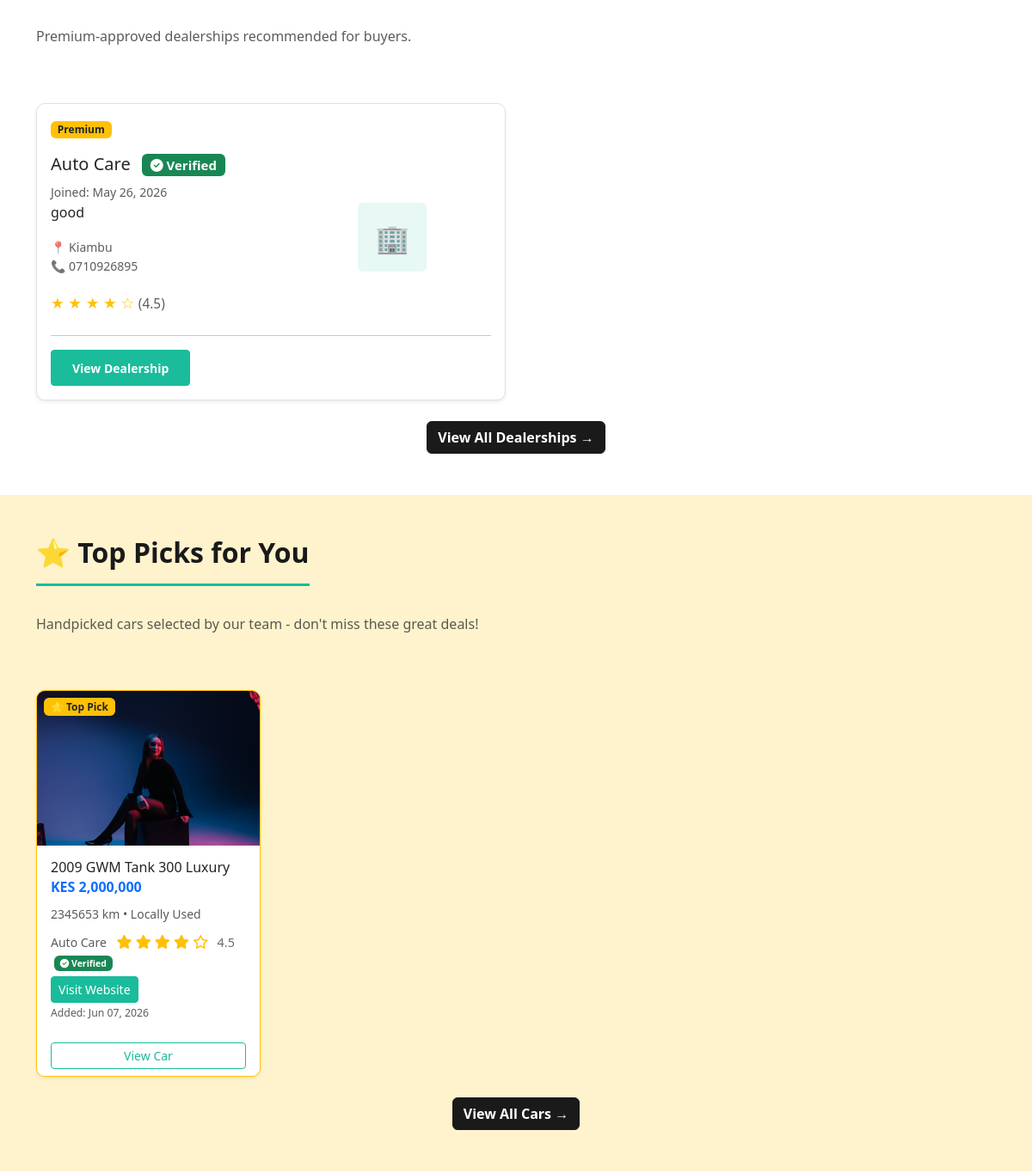
/ (middle part), run on an earlier commit of the app's database.
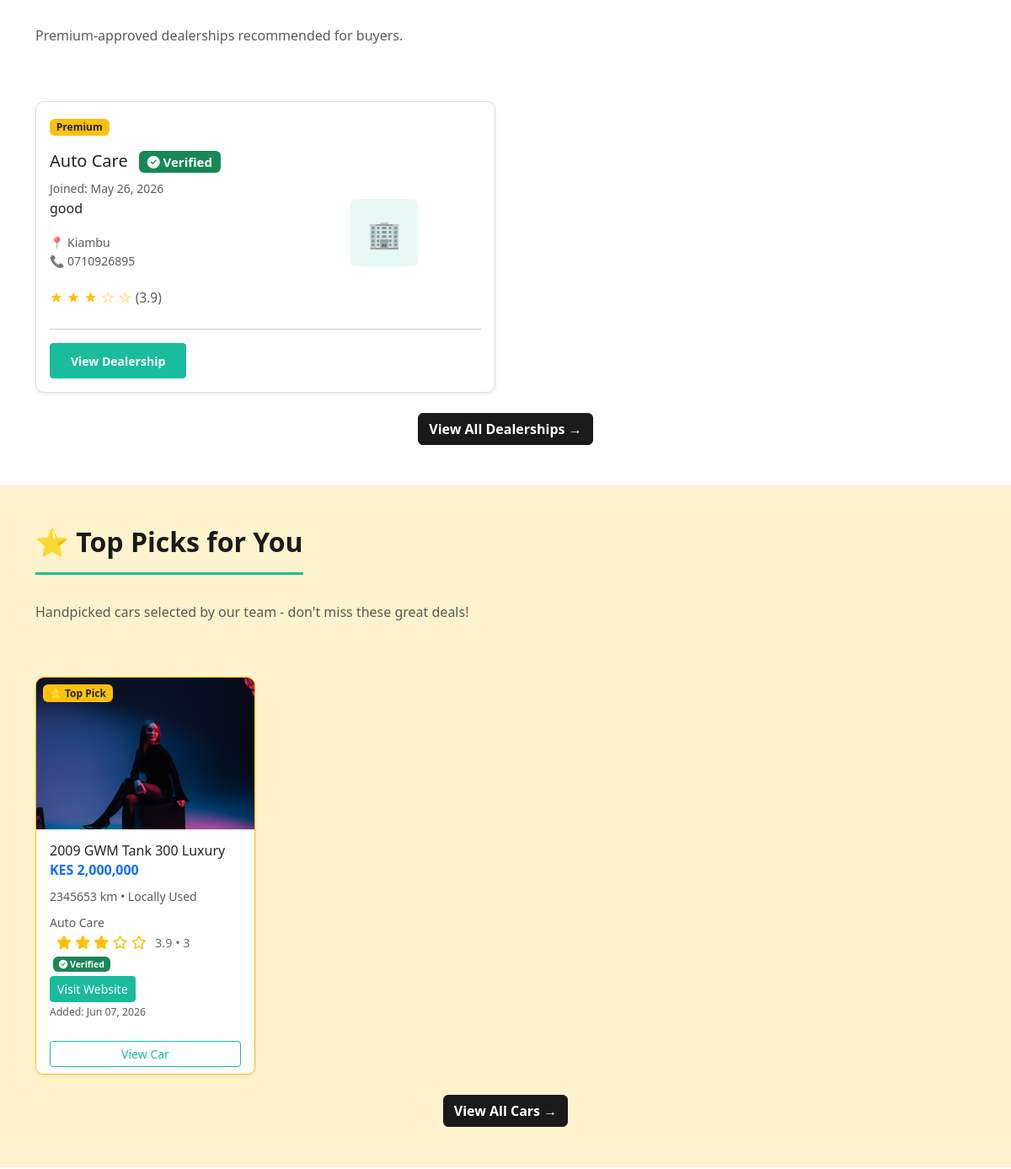
And on a later commit of the database.
### myapp/models.py (models this page shows, shortened)
class Dealership(models.Model):
    user = models.OneToOneField(User, on_delete=models.CASCADE, related_name='dealership')
    company_name = models.CharField(max_length=255)
    description = models.TextField()
    logo = models.ImageField(upload_to='dealership_logos/', null=True, blank=True)
    website = models.URLField(blank=True)
    instagram_url = models.URLField(blank=True)
    facebook_url = models.URLField(blank=True)
    twitter_url = models.URLField(blank=True)
    youtube_url = models.URLField(blank=True)
    linkedin_url = models.URLField(blank=True)
    tiktok_url = models.URLField(blank=True)
    email = models.EmailField()
    phone_number = models.CharField(max_length=15)
    location = models.CharField(max_length=255)  # City/Area in Kenya
    area_code = models.CharField(max_length=20, blank=True, help_text="Area code (e.g., 00100 for Nairobi CBD)")
    latitude = models.FloatField(null=True, blank=True)  # For Google Maps
    longitude = models.FloatField(null=True, blank=True)  # For Google Maps
    address = models.TextField()
    business_certificate = models.FileField(upload_to='dealership_certificates/', null=True, blank=False)
    is_approved = models.BooleanField(default=False)  # Dealership must be approved to be active
    is_premium = models.BooleanField(default=False)  # Premium dealerships appear as top picks on the home page
    is_verified = models.BooleanField(default=False)  # Admin-controlled verified badge for trusted dealerships
    RESPONSE_TIME_CHOICES = [
        ('10_min', '10 min'),
        ('1_hr', '1 hr'),
        ('3_hr', '3 hr'),
        ('6_hr', '6 hr'),
        ('24_hr', '24 hr'),
    ]
    response_time_badge_enabled = models.BooleanField(default=False)
    response_time_badge_choice = models.CharField(
        max_length=20,
        choices=RESPONSE_TIME_CHOICES,
        blank=True,
        default=''
    )
    rating = models.FloatField(default=0, validators=[MinValueValidator(0), MaxValueValidator(5)])
    created_at = models.DateTimeField(auto_now_add=True)
    updated_at = models.DateTimeField(auto_now=True)

class Car(models.Model):
    FUEL_CHOICES = [
        ('petrol', 'Petrol'),
        ('diesel', 'Diesel'),
        ('hybrid', 'Hybrid'),
        ('electric', 'Electric'),
    ]
    TRANSMISSION_CHOICES = [
        ('manual', 'Manual'),
        ('automatic', 'Automatic'),
    ]
    CONDITION_CHOICES = [
        ('brand_new', 'Brand New'),
        ('used_locally', 'Locally Used'),
        ('used_foreignly', 'Foreignly Used'),
    ]
    ENGINE_SIZE_CHOICES = [
        ('0.6', '0.6L'),
        ('0.7', '0.7L'),
        ('0.8', '0.8L'),
        ('0.9', '0.9L'),
        ('1.0', '1.0L'),
        ('1.1', '1.1L'),
        ('1.2', '1.2L'),
        ('1.3', '1.3L'),
        ('1.4', '1.4L'),
        ('1.5', '1.5L'),
        ('1.6', '1.6L'),
        ('1.7', '1.7L'),
        ('1.8', '1.8L'),
        ('1.9', '1.9L'),
        ('2.0', '2.0L'),
        ('2.2', '2.2L'),
        ('2.3', '2.3L'),
        ('2.4', '2.4L'),
        ('2.5', '2.5L'),
        ('2.7', '2.7L'),
        ('2.8', '2.8L'),
        ('3.0', '3.0L'),
        ('3.2', '3.2L'),
        ('3.3', '3.3L'),
        ('3.5', '3.5L'),
        ('3.6', '3.6L'),
        ('3.8', '3.8L'),
        ('4.0', '4.0L'),
        ('4.2', '4.2L'),
        ('4.4', '4.4L'),
        ('4.6', '4.6L'),
        ('4.7', '4.7L'),
        ('5.0', '5.0L'),
        ('5.2', '5.2L'),
        ('5.5', '5.5L'),
        ('5.7', '5.7L'),
        ('6.0', '6.0L'),
        ('6.2', '6.2L'),
        ('6.4', '6.4L'),
        ('6.5', '6.5L'),
        ('other', 'Other'),
    ]
    DOORS_CHOICES = [
        (2, '2 Doors'),
        (3, '3 Doors'),
        (4, '4 Doors'),
        (5, '5 Doors'),
    ]
    BODY_TYPE_CHOICES = [
        ('sedan', 'Sedan'),
        ('suv', 'SUV'),
        ('hatchback', 'Hatchback'),
        ('coupe', 'Coupe'),
        ('convertible', 'Convertible'),
        ('wagon', 'Wagon'),
        ('pickup', 'Pickup'),
        ('van', 'Van'),
        ('other', 'Other'),
    ]
    OWNERS_CHOICES = [
        (0, '0 Owners'),
        (1, '1 Owner'),
        (2, '2 Owners'),
        (3, '3+ Owners'),
    ]
    dealership = models.ForeignKey(Dealership, on_delete=models.CASCADE, related_name='cars')
    title = models.CharField(max_length=255)
    make = models.CharField(max_length=100)  # Toyota, BMW, etc.
    model = models.CharField(max_length=100)  # Camry, 3 Series, etc.
    variant = models.CharField(max_length=100, blank=True)
    year = models.IntegerField(validators=[MinValueValidator(1990), MaxValueValidator(datetime.now().year + 1)])
    price = models.DecimalField(max_digits=12, decimal_places=2)
    mileage = models.IntegerField()  # in kilometers
    fuel_type = models.CharField(max_length=20, choices=FUEL_CHOICES)
    transmission = models.CharField(max_length=20, choices=TRANSMISSION_CHOICES)
    condition = models.CharField(max_length=20, choices=CONDITION_CHOICES)
    color = models.CharField(max_length=50)
    exterior_color = models.CharField(max_length=100, blank=True, help_text="Exterior paint color (e.g., Pearl White, Jet Black)")
    interior_color = models.CharField(max_length=100, blank=True, help_text="Interior color scheme (e.g., Black, Beige, Two-Tone)")
    seat_material = models.CharField(max_length=100, blank=True, help_text="Seat material type (e.g., Leather, Cloth, Nappa Leather)")
    interior_trim = models.CharField(max_length=100, blank=True, help_text="Interior trim material (e.g., Piano Black, Carbon Fiber, Wood Trim)")
    seats = models.IntegerField(default=5)
    engine_size = models.CharField(max_length=10, choices=ENGINE_SIZE_CHOICES, blank=True)
    doors = models.IntegerField(choices=DOORS_CHOICES, blank=True, null=True)
    body_type = models.CharField(max_length=20, choices=BODY_TYPE_CHOICES, blank=True)
    previous_owners = models.IntegerField(choices=OWNERS_CHOICES, blank=True, null=True)
    description = models.TextField()
    main_image = models.ImageField(upload_to='car_images/', null=True, blank=True)
    image2 = models.ImageField(upload_to='car_images/', null=True, blank=True)
    image3 = models.ImageField(upload_to='car_images/', null=True, blank=True)
    image4 = models.ImageField(upload_to='car_images/', null=True, blank=True)
    features = models.TextField(help_text="Comma-separated list of features")  # e.g., "ABS, Power Steering, AC, etc."
    is_sold = models.BooleanField(default=False)  # Mark car as sold
    is_approved = models.BooleanField(default=False)  # Must be approved by admin to appear
    is_premium = models.BooleanField(default=False)  # Premium cars appear in best cars section on home page
    is_top_pick = models.BooleanField(default=False)  # Top pick cars appear prominently on home page
    submitted_for_review = models.BooleanField(default=False)  # Dealership submitted for admin review
    submitted_at = models.DateTimeField(null=True, blank=True)  # When car was submitted for review
    created_at = models.DateTimeField(auto_now_add=True)
    updated_at = models.DateTimeField(auto_now=True)
    class Meta:
        ordering = ['-created_at']

### myapp/views.py (the view, shortened to what this page needs)
# urls.py: path('', views.home, name='home'),
def home(request):
    form = CarSearchForm(request.GET or None)
    cars = Car.objects.select_related('dealership').filter(is_sold=False, is_approved=True)  # Exclude sold cars and unapproved
    dealerships = Dealership.objects.filter(is_approved=True)  # Only show approved dealerships
    premium_dealerships = dealerships.filter(is_premium=True).order_by('-rating')[:4]
    highlighted_dealerships = premium_dealerships if premium_dealerships.exists() else dealerships.order_by('-rating')[:4]
    premium_cars = Car.objects.select_related('dealership').filter(
        is_sold=False,
        is_approved=True,
        is_premium=True
    ).order_by('-created_at')[:8]
    top_pick_cars = Car.objects.select_related('dealership').filter(
        is_sold=False,
        is_approved=True,
        is_top_pick=True
    ).order_by('-created_at')[:8]
    featured_cars = cars[:12]
    context = {
        'form': form,
        'cars': cars,
        'featured_cars': featured_cars,
        'dealerships': dealerships,
        'highlighted_dealerships': highlighted_dealerships,
        'best_cars': premium_cars,
        'top_pick_cars': top_pick_cars,
        'google_maps_api_key': settings.GOOGLE_MAPS_API_KEY,
    }
    return render(request, 'home.html', context)

### myapp/Templates/home.html (shortened to what the changed rows need)
{% extends 'base.html' %}
{% load humanize %}
{% block content %}
{% if highlighted_dealerships %}
    <section class="py-5">
        <div class="container">
            <div class="row g-4">
                {% for dealership in highlighted_dealerships %}
                    <div class="col-lg-6 col-md-12">
                        <div class="card shadow-sm">
                            <div class="card-body">
                                <div class="d-flex justify-content-between align-items-start mb-3">
                                    <div>
                                        {% if dealership.is_premium %}
                                            <span class="badge bg-warning text-dark">Premium</span>
                                        {% endif %}
                                    </div>
                                </div>
                                <div class="row align-items-center">
                                    <div class="col-md-8">
                                        <h5 class="card-title">
                                            {{ dealership.company_name }}
                                            {% if dealership.is_verified %}
                                                <span class="badge bg-success text-white ms-2"><i class="fas fa-check-circle"></i> Verified</span>
                                            {% endif %}
                                        </h5>
                                        <small class="text-muted d-block">Joined: {{ dealership.created_at|date:"M d, Y" }}</small>
                                        <p class="card-text">{{ dealership.description|truncatewords:20 }}</p>
                                        <p class="text-muted small">
                                            📍 {{ dealership.location }}<br>
                                            📞 {{ dealership.phone_number }}
                                        </p>
                                        <div class="stars mb-2">
                                            {% for i in "12345" %}
                                                {% if forloop.counter <= dealership.rating %}
                                                    ★
                                                {% else %}
                                                    ☆
                                                {% endif %}
                                            {% endfor %}
                                            <small class="text-muted">({{ dealership.rating|floatformat:1 }})</small>
                                        </div>
                                    </div>
                                    <div class="col-md-4 text-end">
                                        {% if dealership.logo %}
                                            <img src="{{ dealership.logo.url }}" alt="{{ dealership.company_name }}"
                                                 style="max-width: 80px; max-height: 80px; object-fit: contain;">
                                        {% else %}
                                            <div class="bg-light-accent p-3 rounded" style="width: 80px; height: 80px; display: flex; align-items: center; justify-content: center;">
                                                <span class="text-accent" style="font-size: 2rem;">🏢</span>
                                            </div>
                                        {% endif %}
                                    </div>
                                </div>
                                <hr>
                                <a href="/dealership/{{ dealership.id }}/" class="btn btn-primary btn-sm">
                                    View Dealership
                                </a>
                            </div>
                        </div>
                    </div>
                {% endfor %}
            </div>
        </div>
    </section>
{% endif %}
{% if top_pick_cars %}
    <section class="py-5" style="background-color: #fff3cd;">
        <div class="container">
            <div class="row mb-5">
                <div class="col-12">
                <h2 class="section-title">⭐ Top Picks for You</h2>
                </div>
            </div>
            <div class="row g-4">
                {% for car in top_pick_cars %}
                    <div class="col-lg-3 col-md-6">
                        <div class="card h-100 shadow-sm border-warning">
                            <div style="height: 180px; overflow: hidden; position: relative;">
                                {% if car.main_image %}
                                    <img src="{{ car.main_image.url }}" class="card-img-top" alt="{{ car.title }}" style="width: 100%; height: 100%; object-fit: cover;">
                                {% else %}
                                    <div class="bg-light d-flex align-items-center justify-content-center" style="width: 100%; height: 100%;">
                                        <span class="text-muted">No Image</span>
                                    </div>
                                {% endif %}
                                <span class="badge bg-warning text-dark position-absolute top-0 start-0 m-2">⭐ Top Pick</span>
                            </div>
                            <div class="card-body">
                                <h5 class="card-title fs-6 mb-0">{{ car.year }} {{ car.make }} {{ car.model }}{% if car.variant %} {{ car.variant }}{% endif %}</h5>
                                <p class="mb-2 text-primary fw-bold">KES {{ car.price|floatformat:0|intcomma }}</p>
                                <p class="mb-2 text-muted small">{{ car.mileage }} km • {{ car.get_condition_display }}</p>
                                <div class="mb-0 text-muted small">
                                    {{ car.dealership.company_name }}
                                    {% include 'includes/dealership_rating.html' with dealership=car.dealership %}
                                    {% if car.dealership.is_verified %}
                                        <span class="badge bg-success text-white small ms-1"><i class="fas fa-check-circle"></i> Verified</span>
                                    {% endif %}
                                    {% if car.dealership.website %}
                                        <br>
                                        <a href="{{ car.dealership.website }}" target="_blank" rel="noopener noreferrer" onclick="trackClick('website')" class="btn btn-website btn-sm mt-1">Visit Website</a>
                                    {% endif %}
                                    <br>
                                    <small class="text-muted">Added: {{ car.created_at|date:"M d, Y" }}</small>
                                </div>
                            </div>
                            <div class="card-footer bg-white border-top-0">
                                <a href="/car/{{ car.id }}/" class="btn btn-outline-primary btn-sm w-100">View Car</a>
                            </div>
                        </div>
                    </div>
                {% endfor %}
            </div>
        </div>
    </section>
{% endif %}
{% endblock %}

### myapp/Templates/includes/dealership_rating.html
<div class="dealership-rating ms-2">
    <span class="stars text-warning" aria-hidden="true">
        {% for _ in "12345" %}
            {% if forloop.counter <= dealership.rating %}
                <i class="fas fa-star"></i>
            {% else %}
                <i class="far fa-star"></i>
            {% endif %}
        {% endfor %}
    </span>
    <small class="rating-number ms-1 d-none d-sm-inline">{{ dealership.rating|floatformat:1 }}{% if dealership.reviews.count %} • {{ dealership.reviews.count }}{% endif %}</small>
</div>

What changed in the data, as far as the page shows it:
changed Dealership "Auto Care": rating "4.5" → "3.9"; reviews.count (not shown) → "3"
shown differently, row unchanged: Car "GWM": now shows "•"
